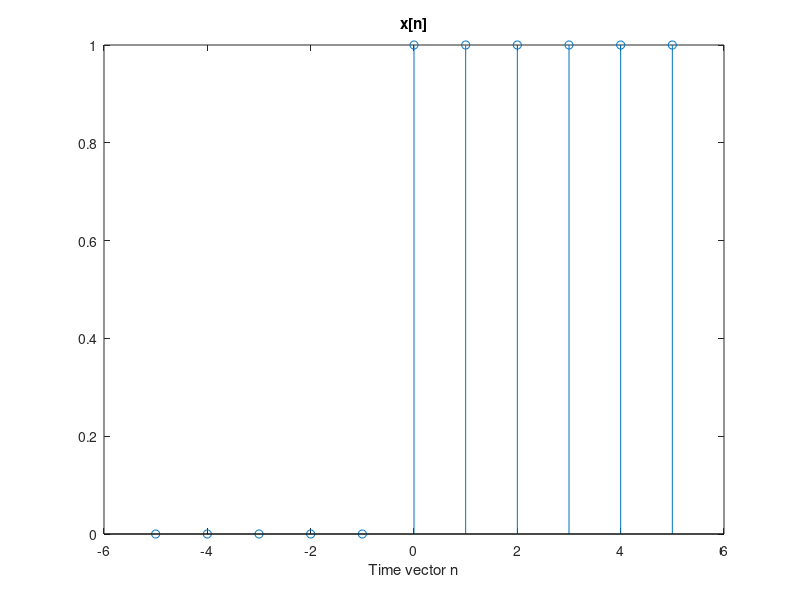
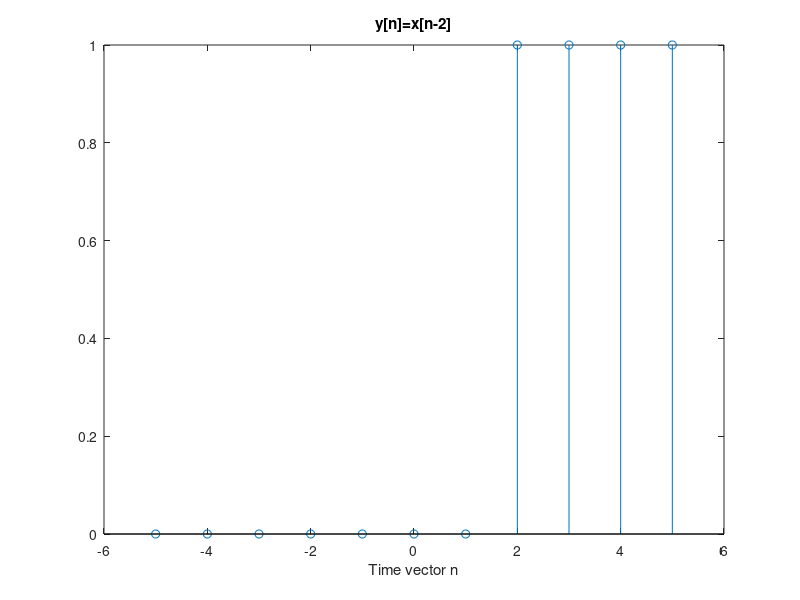
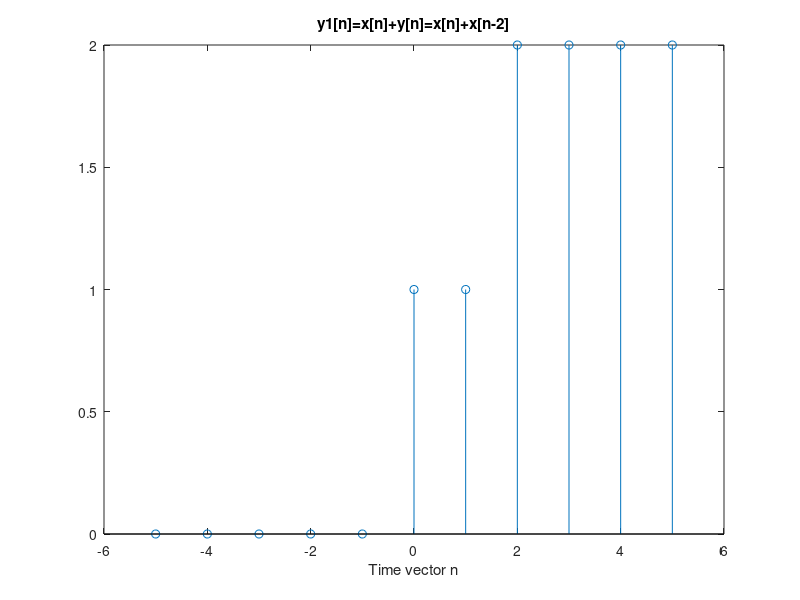

These charts were generated, in order, by the following MATLAB code:
%%Signals1
1; %Prevent Octave from thinking that this is a function file
function y = mystep1(x)
	%y = x;
	for i = 1:length(x)
		switch(x(i) >= 0)
			case 1	%true
				y(i) = 1;
			otherwise
				y(i) = 0;
		endswitch
	endfor
endfunction
%step function:
t = -5:1:5; %range var, time vector.
step0 = mystep1(t);
stem(t,step0);
title("x[n]"); xlabel('Time vector n');
keyboard;
figure;
%delayed step function:
step0del2 = mystep1(t-2);
stem(t,step0del2);	% time t is a vector..
title("y[n]=x[n-2]"); xlabel('Time vector n');
keyboard;
figure;
y1 = step0 + step0del2;
stem(t,y1); title("y1[n]=x[n]+y[n]=x[n]+x[n-2]"); xlabel('Time vector n');
% Vld. how to define a "delay" block??
%tsim
%%Vld. Ideas: signals defined by a 2 rows matrix (values and time vectors).
%%elementarry function/processing block, with 0 or one inputs and one output.
%%node: connected to one output and multiple inputs.